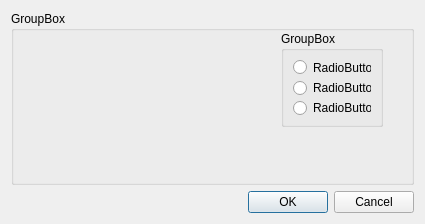
<?xml version="1.0" encoding="UTF-8"?>
<ui version="4.0">
 <class>ExportQuestDialog</class>
 <widget class="QDialog" name="ExportQuestDialog">
  <property name="geometry">
   <rect>
    <x>0</x>
    <y>0</y>
    <width>425</width>
    <height>224</height>
   </rect>
  </property>
  <property name="windowTitle">
   <string>Dialog</string>
  </property>
  <layout class="QGridLayout" name="gridLayout">
   <item row="1" column="0">
    <widget class="QDialogButtonBox" name="buttonBox">
     <property name="orientation">
      <enum>Qt::Horizontal</enum>
     </property>
     <property name="standardButtons">
      <set>QDialogButtonBox::Cancel|QDialogButtonBox::Ok</set>
     </property>
    </widget>
   </item>
   <item row="0" column="0">
    <widget class="QGroupBox" name="groupBox">
     <property name="title">
      <string>GroupBox</string>
     </property>
     <widget class="QGroupBox" name="groupBox_2">
      <property name="geometry">
       <rect>
        <x>270</x>
        <y>20</y>
        <width>102</width>
        <height>96</height>
       </rect>
      </property>
      <property name="title">
       <string>GroupBox</string>
      </property>
      <layout class="QVBoxLayout" name="verticalLayout">
       <item>
        <widget class="QRadioButton" name="radioButton">
         <property name="text">
          <string>RadioButton</string>
         </property>
        </widget>
       </item>
       <item>
        <widget class="QRadioButton" name="radioButton_2">
         <property name="text">
          <string>RadioButton</string>
         </property>
        </widget>
       </item>
       <item>
        <widget class="QRadioButton" name="radioButton_3">
         <property name="text">
          <string>RadioButton</string>
         </property>
        </widget>
       </item>
      </layout>
     </widget>
    </widget>
   </item>
  </layout>
 </widget>
 <resources/>
 <connections>
  <connection>
   <sender>buttonBox</sender>
   <signal>accepted()</signal>
   <receiver>ExportQuestDialog</receiver>
   <slot>accept()</slot>
   <hints>
    <hint type="sourcelabel">
     <x>248</x>
     <y>254</y>
    </hint>
    <hint type="destinationlabel">
     <x>157</x>
     <y>274</y>
    </hint>
   </hints>
  </connection>
  <connection>
   <sender>buttonBox</sender>
   <signal>rejected()</signal>
   <receiver>ExportQuestDialog</receiver>
   <slot>reject()</slot>
   <hints>
    <hint type="sourcelabel">
     <x>316</x>
     <y>260</y>
    </hint>
    <hint type="destinationlabel">
     <x>286</x>
     <y>274</y>
    </hint>
   </hints>
  </connection>
 </connections>
</ui>
